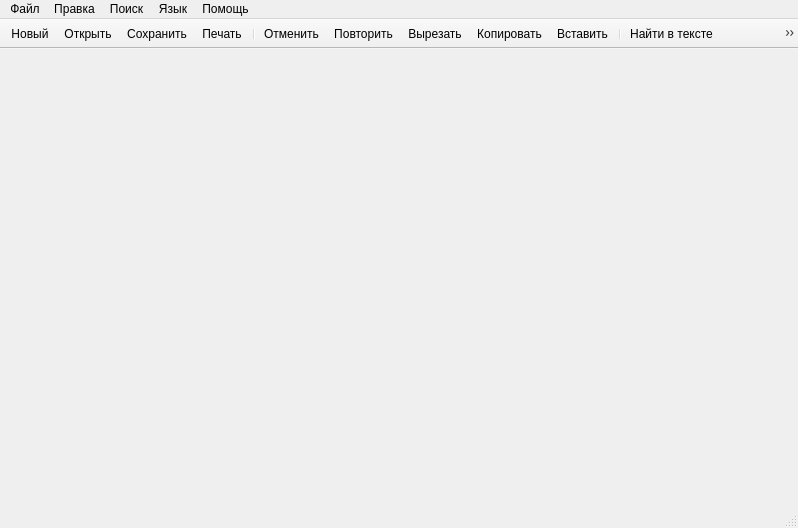
<?xml version="1.0" encoding="UTF-8"?>
<ui version="4.0">
 <class>MainWindow</class>
 <widget class="QMainWindow" name="MainWindow">
  <property name="geometry">
   <rect>
    <x>0</x>
    <y>0</y>
    <width>798</width>
    <height>528</height>
   </rect>
  </property>
  <property name="windowTitle">
   <string>OSDevNotepad</string>
  </property>
  <property name="windowIcon">
   <iconset>
    <selectedon>:/Resources/Icons/icon.png</selectedon>
   </iconset>
  </property>
  <widget class="QWidget" name="centralwidget"/>
  <widget class="QMenuBar" name="menubar">
   <property name="geometry">
    <rect>
     <x>0</x>
     <y>0</y>
     <width>798</width>
     <height>21</height>
    </rect>
   </property>
   <widget class="QMenu" name="menuFile">
    <property name="title">
     <string>Файл</string>
    </property>
    <addaction name="actionNew"/>
    <addaction name="actionLoad"/>
    <addaction name="actionSave"/>
    <addaction name="actionSaveAs"/>
    <addaction name="actionClose"/>
    <addaction name="separator"/>
    <addaction name="actionPrint"/>
    <addaction name="separator"/>
    <addaction name="actionExit"/>
   </widget>
   <widget class="QMenu" name="menu">
    <property name="title">
     <string>Правка</string>
    </property>
    <addaction name="actionUndo"/>
    <addaction name="actionRedo"/>
    <addaction name="separator"/>
    <addaction name="actionCut"/>
    <addaction name="actionCopy"/>
    <addaction name="actionPaste"/>
    <addaction name="separator"/>
    <addaction name="actionSelectAll"/>
    <addaction name="actionDelete"/>
   </widget>
   <widget class="QMenu" name="menu_2">
    <property name="title">
     <string>Поиск</string>
    </property>
    <addaction name="actionSearch"/>
    <addaction name="actionReplace"/>
    <addaction name="actionGoto"/>
   </widget>
   <widget class="QMenu" name="menu_3">
    <property name="title">
     <string>Язык</string>
    </property>
    <addaction name="actionRussian"/>
   </widget>
   <widget class="QMenu" name="menu_4">
    <property name="title">
     <string>Помощь</string>
    </property>
    <addaction name="actionAbout"/>
    <addaction name="actionHelp"/>
   </widget>
   <addaction name="menuFile"/>
   <addaction name="menu"/>
   <addaction name="menu_2"/>
   <addaction name="menu_3"/>
   <addaction name="menu_4"/>
  </widget>
  <widget class="QStatusBar" name="statusbar"/>
  <widget class="QToolBar" name="toolBar">
   <property name="minimumSize">
    <size>
     <width>0</width>
     <height>30</height>
    </size>
   </property>
   <property name="windowTitle">
    <string>toolBar</string>
   </property>
   <property name="autoFillBackground">
    <bool>false</bool>
   </property>
   <property name="movable">
    <bool>false</bool>
   </property>
   <attribute name="toolBarArea">
    <enum>TopToolBarArea</enum>
   </attribute>
   <attribute name="toolBarBreak">
    <bool>false</bool>
   </attribute>
   <addaction name="actionNew"/>
   <addaction name="actionLoad"/>
   <addaction name="actionSave"/>
   <addaction name="actionPrint"/>
   <addaction name="separator"/>
   <addaction name="actionUndo"/>
   <addaction name="actionRedo"/>
   <addaction name="actionCut"/>
   <addaction name="actionCopy"/>
   <addaction name="actionPaste"/>
   <addaction name="separator"/>
   <addaction name="actionSearch"/>
   <addaction name="actionReplace"/>
   <addaction name="actionGoto"/>
  </widget>
  <action name="actionLoad">
   <property name="icon">
    <iconset resource="qtresource.qrc">
     <normaloff>:/Resources/Icons/open_file.png</normaloff>:/Resources/Icons/open_file.png</iconset>
   </property>
   <property name="text">
    <string>Открыть</string>
   </property>
   <property name="toolTip">
    <string>Открыть файл</string>
   </property>
   <property name="shortcut">
    <string>Ctrl+O</string>
   </property>
  </action>
  <action name="actionSave">
   <property name="icon">
    <iconset resource="qtresource.qrc">
     <normaloff>:/Resources/Icons/save_document.png</normaloff>:/Resources/Icons/save_document.png</iconset>
   </property>
   <property name="text">
    <string>Сохранить</string>
   </property>
   <property name="shortcut">
    <string>Ctrl+S</string>
   </property>
  </action>
  <action name="actionNew">
   <property name="icon">
    <iconset resource="qtresource.qrc">
     <normaloff>:/Resources/Icons/new.png</normaloff>:/Resources/Icons/new.png</iconset>
   </property>
   <property name="text">
    <string>Новый</string>
   </property>
   <property name="toolTip">
    <string>Новый документ</string>
   </property>
   <property name="shortcut">
    <string>Ctrl+N</string>
   </property>
  </action>
  <action name="actionSaveAs">
   <property name="text">
    <string>Сохранить как</string>
   </property>
  </action>
  <action name="actionClose">
   <property name="text">
    <string>Закрыть</string>
   </property>
   <property name="toolTip">
    <string>Закрыть документ</string>
   </property>
  </action>
  <action name="actionPrint">
   <property name="icon">
    <iconset resource="qtresource.qrc">
     <normaloff>:/Resources/Icons/print.png</normaloff>:/Resources/Icons/print.png</iconset>
   </property>
   <property name="text">
    <string>Печать</string>
   </property>
   <property name="shortcut">
    <string>Ctrl+P</string>
   </property>
  </action>
  <action name="actionExit">
   <property name="text">
    <string>Выход</string>
   </property>
   <property name="toolTip">
    <string>Выход из программы</string>
   </property>
   <property name="shortcut">
    <string>Ctrl+X</string>
   </property>
  </action>
  <action name="actionUndo">
   <property name="icon">
    <iconset resource="qtresource.qrc">
     <normaloff>:/Resources/Icons/undo.png</normaloff>:/Resources/Icons/undo.png</iconset>
   </property>
   <property name="text">
    <string>Отменить</string>
   </property>
   <property name="shortcut">
    <string>Ctrl+Z</string>
   </property>
  </action>
  <action name="actionRedo">
   <property name="icon">
    <iconset resource="qtresource.qrc">
     <normaloff>:/Resources/Icons/redo.png</normaloff>:/Resources/Icons/redo.png</iconset>
   </property>
   <property name="text">
    <string>Повторить</string>
   </property>
   <property name="shortcut">
    <string>Ctrl+Y</string>
   </property>
  </action>
  <action name="actionCut">
   <property name="icon">
    <iconset resource="qtresource.qrc">
     <normaloff>:/Resources/Icons/cut.png</normaloff>:/Resources/Icons/cut.png</iconset>
   </property>
   <property name="text">
    <string>Вырезать</string>
   </property>
   <property name="shortcut">
    <string>Ctrl+X</string>
   </property>
  </action>
  <action name="actionCopy">
   <property name="icon">
    <iconset resource="qtresource.qrc">
     <normaloff>:/Resources/Icons/copy.png</normaloff>:/Resources/Icons/copy.png</iconset>
   </property>
   <property name="text">
    <string>Копировать</string>
   </property>
   <property name="shortcut">
    <string>Ctrl+C</string>
   </property>
  </action>
  <action name="actionPaste">
   <property name="icon">
    <iconset resource="qtresource.qrc">
     <normaloff>:/Resources/Icons/paste.png</normaloff>:/Resources/Icons/paste.png</iconset>
   </property>
   <property name="text">
    <string>Вставить</string>
   </property>
   <property name="shortcut">
    <string>Ctrl+V</string>
   </property>
  </action>
  <action name="actionSelectAll">
   <property name="text">
    <string>Выделить всё</string>
   </property>
   <property name="shortcut">
    <string>Ctrl+A</string>
   </property>
  </action>
  <action name="actionDelete">
   <property name="text">
    <string>Удалить</string>
   </property>
   <property name="shortcut">
    <string>Del</string>
   </property>
  </action>
  <action name="actionSearch">
   <property name="icon">
    <iconset resource="qtresource.qrc">
     <normaloff>:/Resources/Icons/search.png</normaloff>:/Resources/Icons/search.png</iconset>
   </property>
   <property name="text">
    <string>Найти в тексте</string>
   </property>
   <property name="shortcut">
    <string>Ctrl+F</string>
   </property>
  </action>
  <action name="actionReplace">
   <property name="icon">
    <iconset resource="qtresource.qrc">
     <normaloff>:/Resources/Icons/replace.png</normaloff>:/Resources/Icons/replace.png</iconset>
   </property>
   <property name="text">
    <string>Найти и заменить</string>
   </property>
   <property name="shortcut">
    <string>Ctrl+H</string>
   </property>
  </action>
  <action name="actionGoto">
   <property name="icon">
    <iconset resource="qtresource.qrc">
     <normaloff>:/Resources/Icons/goto.png</normaloff>:/Resources/Icons/goto.png</iconset>
   </property>
   <property name="text">
    <string>Перейти на строку</string>
   </property>
   <property name="shortcut">
    <string>Ctrl+G</string>
   </property>
  </action>
  <action name="actionRussian">
   <property name="checkable">
    <bool>true</bool>
   </property>
   <property name="checked">
    <bool>true</bool>
   </property>
   <property name="text">
    <string>Русский</string>
   </property>
   <property name="toolTip">
    <string>Русский язык</string>
   </property>
  </action>
  <action name="actionAbout">
   <property name="text">
    <string>О программе</string>
   </property>
  </action>
  <action name="actionHelp">
   <property name="text">
    <string>Справка</string>
   </property>
   <property name="shortcut">
    <string>F1</string>
   </property>
  </action>
 </widget>
 <resources>
  <include location="qtresource.qrc"/>
 </resources>
 <connections/>
</ui>
